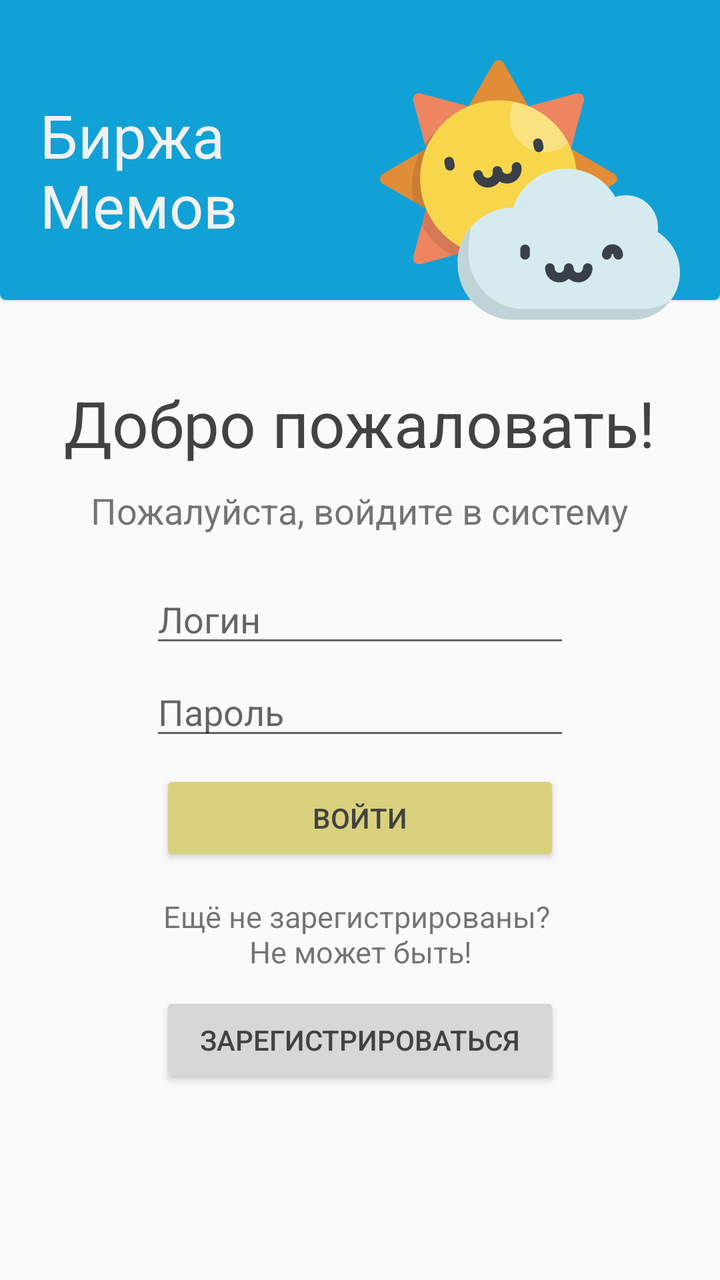
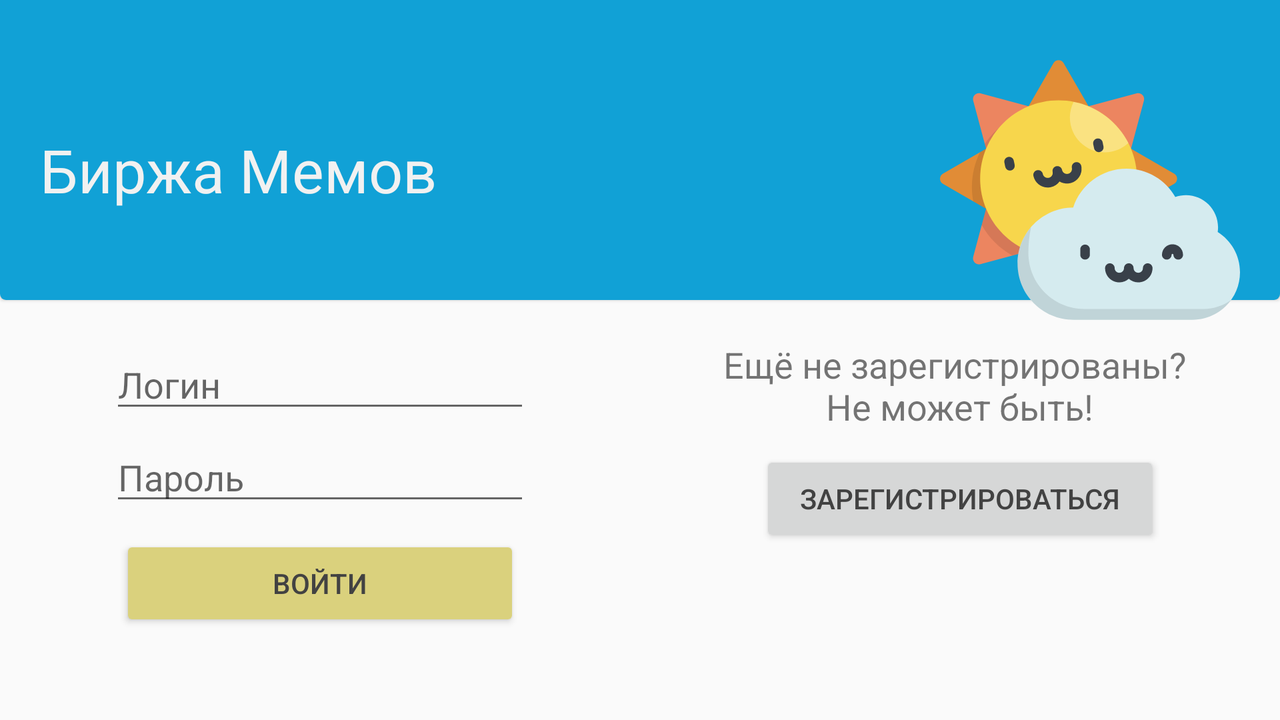

An Android layout and its configuration variant, each rendered on a device that would load it. The default file and the variant file are quoted in full after the pictures.
<!-- AndroidManifest.xml: application theme AppTheme -->
<!-- res/layout/login_screen.xml -->
<?xml version="1.0" encoding="utf-8"?>
<RelativeLayout xmlns:android="http://schemas.android.com/apk/res/android"
                xmlns:app="http://schemas.android.com/apk/res-auto"
                xmlns:tools="http://schemas.android.com/tools"
                android:orientation="vertical"
              android:layout_width="match_parent"
              android:layout_height="match_parent">

    <RelativeLayout
        android:layout_width="match_parent"
        android:layout_height="match_parent">

    </RelativeLayout>

    <ScrollView
        android:layout_width="match_parent"
        android:layout_height="match_parent"
        android:layout_alignParentTop="true"
        android:layout_alignParentStart="true">

        <RelativeLayout
            android:layout_width="match_parent"
            android:layout_height="wrap_content">

            <RelativeLayout
                android:id="@+id/loginTopContainer"
                android:layout_width="match_parent"
                android:layout_height="wrap_content"
                android:orientation="vertical">

                <RelativeLayout
                    android:id="@+id/sky"
                    android:layout_width="match_parent"
                    android:layout_height="150dp"
                    android:background="@drawable/top_welcome_background"
                    android:elevation="1dp">

                </RelativeLayout>

                <ImageView
                    android:id="@+id/happyCloud"
                    android:layout_width="150dp"
                    android:layout_height="150dp"
                    android:layout_alignParentRight="true"
                    android:layout_marginRight="20dp"
                    android:layout_marginTop="20dp"
                    android:elevation="2dp"
                    app:srcCompat="@drawable/ic_happy_cloud"/>

                <TextView
                    android:id="@+id/memeExchange"
                    android:layout_width="wrap_content"
                    android:layout_height="wrap_content"
                    android:layout_centerVertical="true"
                    android:layout_marginStart="20dp"
                    android:elevation="3dp"
                    android:text="@string/app_name_transferred"
                    android:textColor="@color/brightGray"
                    android:textSize="30sp"
                    fontPath="fonts/Roboto-BoldItalic.ttf"/>

            </RelativeLayout>

            <RelativeLayout
                android:id="@+id/loginTextContainer"
                android:layout_width="match_parent"
                android:layout_height="wrap_content"
                android:layout_below="@+id/loginTopContainer"
                android:layout_marginTop="10dp">

                <TextView
                    android:id="@+id/welcome"
                    fontPath="fonts/Roboto-Bold.ttf"
                    android:layout_width="wrap_content"
                    android:layout_height="wrap_content"
                    android:layout_centerHorizontal="true"
                    android:layout_marginTop="10dp"
                    android:text="@string/welcome"
                    android:textColor="@color/textColor"
                    android:textSize="32sp"/>

                <TextView
                    android:id="@+id/pleaseLoginFirst"
                    android:layout_width="wrap_content"
                    android:layout_height="wrap_content"
                    android:layout_below="@+id/welcome"
                    android:layout_centerHorizontal="true"
                    android:layout_marginTop="10dp"
                    android:text="@string/please_login_first"
                    android:textSize="18sp"
                    fontPath="fonts/Roboto-LightItalic.ttf"/>

            </RelativeLayout>

            <RelativeLayout
                android:id="@+id/joinContainer"
                android:layout_width="match_parent"
                android:layout_height="match_parent"
                android:layout_alignParentStart="true"
                android:layout_below="@+id/loginTextContainer"
                android:paddingBottom="15dp">

                <EditText
                    android:id="@+id/loginEditText"
                    android:layout_width="wrap_content"
                    android:layout_height="wrap_content"
                    android:layout_alignParentTop="true"
                    android:layout_alignStart="@+id/passwordEditText"
                    android:layout_marginTop="20dp"
                    android:ems="10"
                    android:hint="@string/login"
                    android:inputType="textPersonName"/>

                <EditText
                    android:id="@+id/passwordEditText"
                    android:layout_width="wrap_content"
                    android:layout_height="wrap_content"
                    android:layout_below="@+id/loginEditText"
                    android:layout_centerHorizontal="true"
                    android:layout_marginTop="5dp"
                    android:ems="10"
                    android:hint="@string/password"
                    android:inputType="textPassword"/>

                <ProgressBar
                    android:id="@+id/loginProgressBar"
                    style="?android:attr/progressBarStyle"
                    android:layout_width="200dp"
                    android:layout_height="wrap_content"
                    android:layout_below="@+id/passwordEditText"
                    android:layout_centerHorizontal="true"
                    android:layout_marginTop="10dp"
                    android:visibility="invisible"/>

                <Button
                    android:id="@+id/loginButton"
                    android:layout_width="200dp"
                    android:layout_height="wrap_content"
                    android:layout_below="@+id/passwordEditText"
                    android:layout_centerHorizontal="true"
                    android:layout_marginTop="10dp"
                    android:backgroundTint="@color/colorPrimaryDark"
                    android:text="@string/join"/>

            </RelativeLayout>

            <RelativeLayout
                android:id="@+id/registerContainer"
                android:layout_width="match_parent"
                android:layout_height="match_parent"
                android:layout_below="@+id/joinContainer"
                android:paddingBottom="15dp">

                <TextView
                    android:id="@+id/notYetRegistered"
                    android:layout_width="wrap_content"
                    android:layout_height="wrap_content"
                    android:layout_below="@+id/loginButton"
                    android:layout_centerHorizontal="true"
                    android:text="@string/not_yet_registered"
                    android:textAlignment="center"
                    android:textSize="15sp"/>

                <Button
                    android:id="@+id/registerButton"
                    android:layout_width="200dp"
                    android:layout_height="wrap_content"
                    android:layout_below="@+id/notYetRegistered"
                    android:layout_centerHorizontal="true"
                    android:layout_marginTop="10dp"
                    android:text="@string/register"
                    android:textColor="@color/textColor"/>
            </RelativeLayout>

        </RelativeLayout>
    </ScrollView>

</RelativeLayout>
<!-- resources referenced by this layout -->
<resources>
  <color name="brightGray">#f1f1f1</color>
  <color name="colorPrimaryDark">#dad17d</color>
  <color name="textColor">#424242</color>
  <!-- drawable ic_happy_cloud: vector/xml drawable (drawable, 7390 chars, omitted) -->
  <!-- drawable top_welcome_background (drawable) -->
  <?xml version="1.0" encoding="utf-8"?>
  <shape xmlns:android="http://schemas.android.com/apk/res/android"
         android:shape="rectangle" android:padding="10dp">
  
      <solid android:color="#11a1d6"/>
      <corners
          android:bottomRightRadius="3dp"
          android:bottomLeftRadius="3dp"/>
  
  </shape>
  <string name="app_name_transferred">Биржа \nМемов</string>
  <string name="join">Войти</string>
  <string name="login">Логин</string>
  <string name="not_yet_registered">Ещё не зарегистрированы? \nНе может быть!</string>
  <string name="password">Пароль</string>
  <string name="please_login_first">Пожалуйста, войдите в систему</string>
  <string name="register">Зарегистрироваться</string>
  <string name="welcome">Добро пожаловать!</string>
  <style name="AppTheme" parent="Theme.AppCompat.Light.NoActionBar">
          
          <item name="colorPrimary">@color/green</item>
          <item name="colorPrimaryDark">@color/blue</item>
          <item name="colorAccent">@color/green</item>
          <item name="android:windowNoTitle">true</item>
          <item name="android:textColorPrimary">@color/textColor</item>
      </style>
  <color name="green">#4cd63d</color>
  <color name="blue">#2c82c9</color>
</resources>
<!-- res/layout-land/login_screen.xml (the repository's variant of the layout above) -->
<!-- drawn on the phone turned sideways -->
<?xml version="1.0" encoding="utf-8"?>
<RelativeLayout xmlns:android="http://schemas.android.com/apk/res/android"
                xmlns:app="http://schemas.android.com/apk/res-auto"
                xmlns:tools="http://schemas.android.com/tools"
                android:orientation="vertical"
              android:layout_width="match_parent"
              android:layout_height="match_parent">

    <ScrollView
        android:layout_width="match_parent"
        android:layout_height="match_parent">

        <RelativeLayout
            android:layout_width="match_parent"
            android:layout_height="wrap_content">

            <LinearLayout
                android:layout_width="match_parent"
                android:layout_height="match_parent"
                android:layout_below="@+id/loginTopContainer"
                android:orientation="horizontal">

                <RelativeLayout
                    android:id="@+id/joinContainer"
                    android:layout_width="match_parent"
                    android:layout_height="match_parent"
                    android:layout_below="@+id/loginTextContainer"
                    android:layout_weight="1"
                    >

                    <EditText
                        android:id="@+id/loginEditText"
                        android:layout_width="wrap_content"
                        android:layout_height="wrap_content"
                        android:layout_centerHorizontal="true"
                        android:ems="10"
                        android:hint="@string/login"
                        android:inputType="textPersonName"/>

                    <EditText
                        android:id="@+id/passwordEditText"
                        android:layout_width="wrap_content"
                        android:layout_height="wrap_content"
                        android:layout_below="@+id/loginEditText"
                        android:layout_centerHorizontal="true"
                        android:layout_marginTop="5dp"
                        android:ems="10"
                        android:hint="@string/password"
                        android:inputType="textPassword"/>

                    <ProgressBar
                        android:id="@+id/loginProgressBar"
                        style="?android:attr/progressBarStyle"
                        android:layout_width="200dp"
                        android:layout_height="wrap_content"
                        android:layout_below="@+id/passwordEditText"
                        android:layout_centerHorizontal="true"
                        android:layout_marginTop="10dp"
                        android:visibility="invisible"/>

                    <Button
                        android:id="@+id/loginButton"
                        android:layout_width="200dp"
                        android:layout_height="wrap_content"
                        android:layout_below="@+id/passwordEditText"
                        android:layout_centerHorizontal="true"
                        android:layout_centerVertical="false"
                        android:layout_marginTop="10dp"
                        android:backgroundTint="@color/colorPrimaryDark"
                        android:text="@string/join"
                        android:textColor="@color/textColor"/>

                </RelativeLayout>

                <RelativeLayout
                    android:id="@+id/registerContainer"
                    android:layout_width="match_parent"
                    android:layout_height="match_parent"
                    android:layout_weight="1"
                    >

                    <TextView
                        android:id="@+id/notYetRegistered"
                        android:layout_width="wrap_content"
                        android:layout_height="wrap_content"
                        android:layout_below="@+id/loginButton"
                        android:layout_centerHorizontal="true"
                        android:text="@string/not_yet_registered"
                        android:textAlignment="center"
                        android:textSize="18sp"/>

                    <Button
                        android:id="@+id/registerButton"
                        android:layout_width="200dp"
                        android:layout_height="wrap_content"
                        android:layout_below="@+id/notYetRegistered"
                        android:layout_centerHorizontal="true"
                        android:layout_marginTop="10dp"
                        android:elevation="5dp"
                        android:text="@string/register"
                        android:textColor="@color/textColor"/>
                </RelativeLayout>

            </LinearLayout>

            <RelativeLayout
                android:id="@+id/loginTopContainer"
                android:layout_width="match_parent"
                android:layout_height="wrap_content"
                android:orientation="vertical">

                <RelativeLayout
                    android:id="@+id/sky"
                    android:layout_width="match_parent"
                    android:layout_height="150dp"
                    android:background="@drawable/top_welcome_background"
                    android:elevation="1dp">

                </RelativeLayout>

                <ImageView
                    android:id="@+id/happyCloud"
                    android:layout_width="150dp"
                    android:layout_height="150dp"
                    android:layout_alignParentRight="true"
                    android:layout_marginRight="20dp"
                    android:layout_marginTop="20dp"
                    android:elevation="2dp"
                    app:srcCompat="@drawable/ic_happy_cloud"/>

                <TextView
                    android:id="@+id/memeExchange"
                    fontPath="fonts/Roboto-BoldItalic.ttf"
                    android:layout_width="wrap_content"
                    android:layout_height="wrap_content"
                    android:layout_centerVertical="true"
                    android:layout_marginStart="20dp"
                    android:elevation="3dp"
                    android:text="@string/app_name"
                    android:textColor="@color/brightGray"
                    android:textSize="30sp"/>

            </RelativeLayout>
        </RelativeLayout>
    </ScrollView>

</RelativeLayout>
<!-- resources referenced by the variant -->
<!-- as the phone turned sideways resolves them -->
<resources>
  <color name="brightGray">#f1f1f1</color>
  <color name="colorPrimaryDark">#dad17d</color>
  <color name="textColor">#424242</color>
  <!-- drawable ic_happy_cloud: vector/xml drawable (drawable, 7390 chars, omitted) -->
  <!-- drawable top_welcome_background (drawable) -->
  <?xml version="1.0" encoding="utf-8"?>
  <shape xmlns:android="http://schemas.android.com/apk/res/android"
         android:shape="rectangle" android:padding="10dp">
  
      <solid android:color="#11a1d6"/>
      <corners
          android:bottomRightRadius="3dp"
          android:bottomLeftRadius="3dp"/>
  
  </shape>
  <string name="app_name">Биржа Мемов</string>
  <string name="join">Войти</string>
  <string name="login">Логин</string>
  <string name="not_yet_registered">Ещё не зарегистрированы? \nНе может быть!</string>
  <string name="password">Пароль</string>
  <string name="register">Зарегистрироваться</string>
  <style name="AppTheme" parent="Theme.AppCompat.Light.NoActionBar">
          
          <item name="colorPrimary">@color/green</item>
          <item name="colorPrimaryDark">@color/blue</item>
          <item name="colorAccent">@color/green</item>
          <item name="android:windowNoTitle">true</item>
          <item name="android:textColorPrimary">@color/textColor</item>
      </style>
  <color name="green">#4cd63d</color>
  <color name="blue">#2c82c9</color>
</resources>
